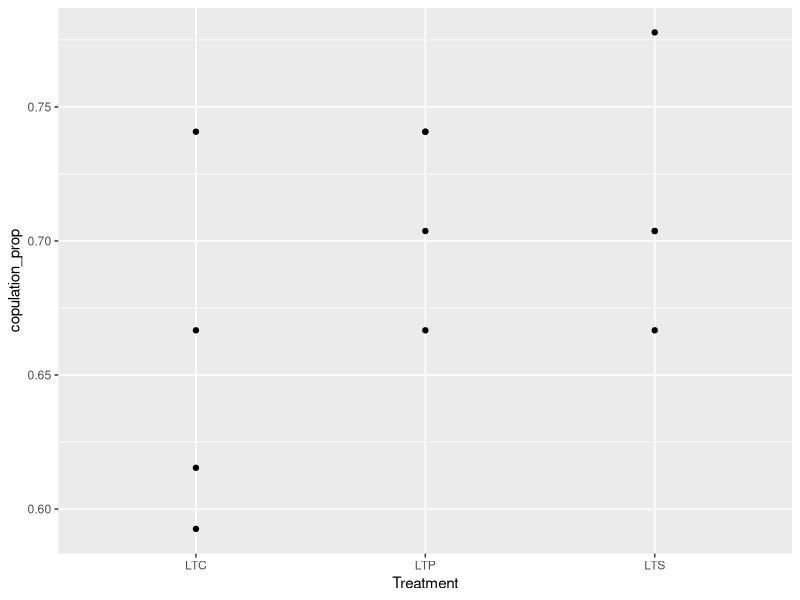
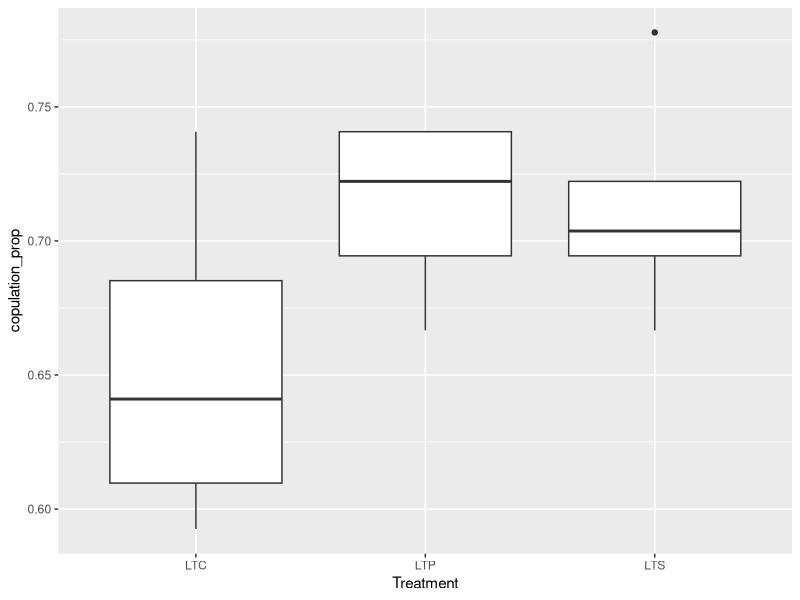
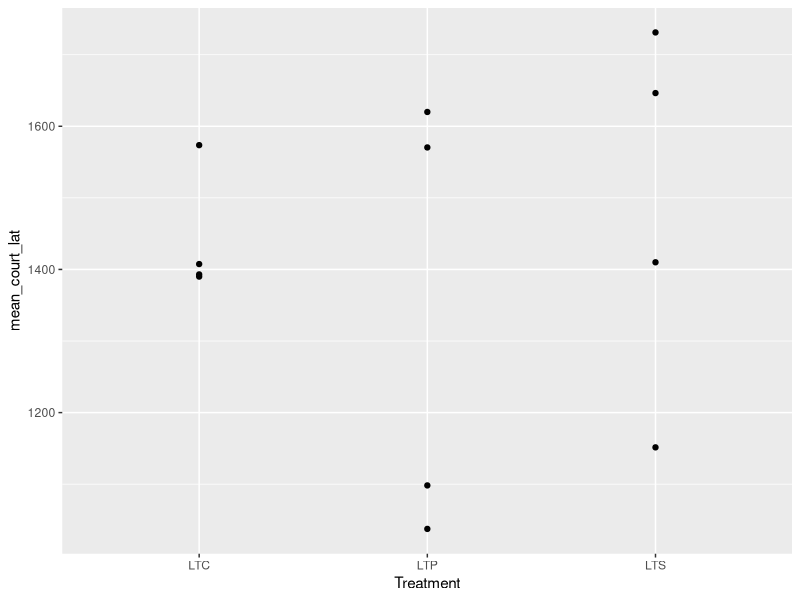
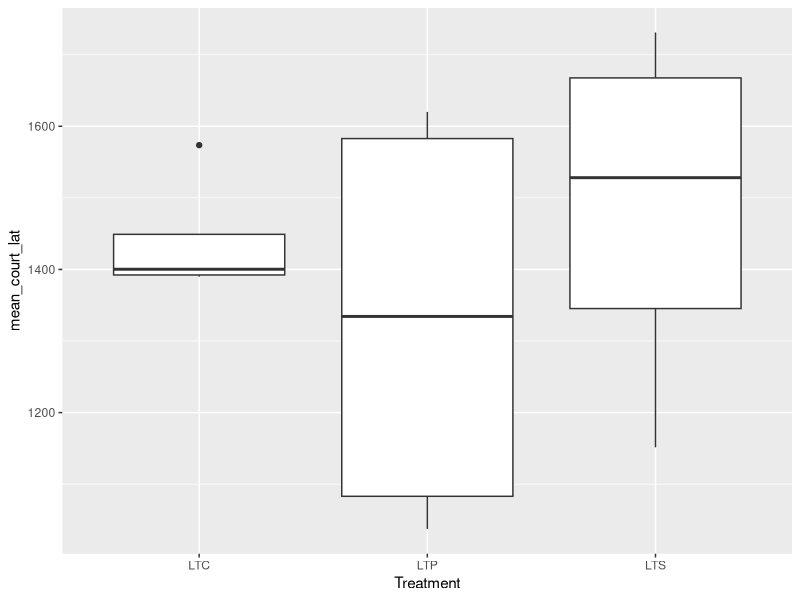
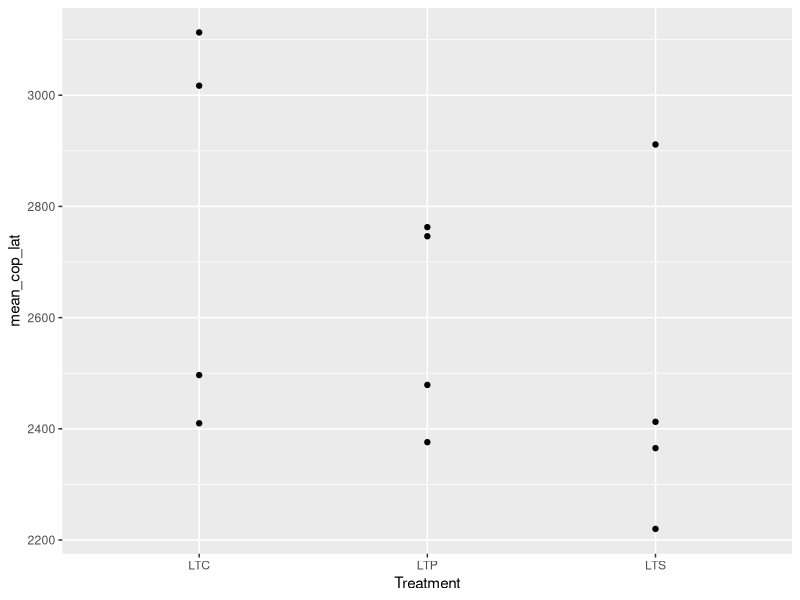
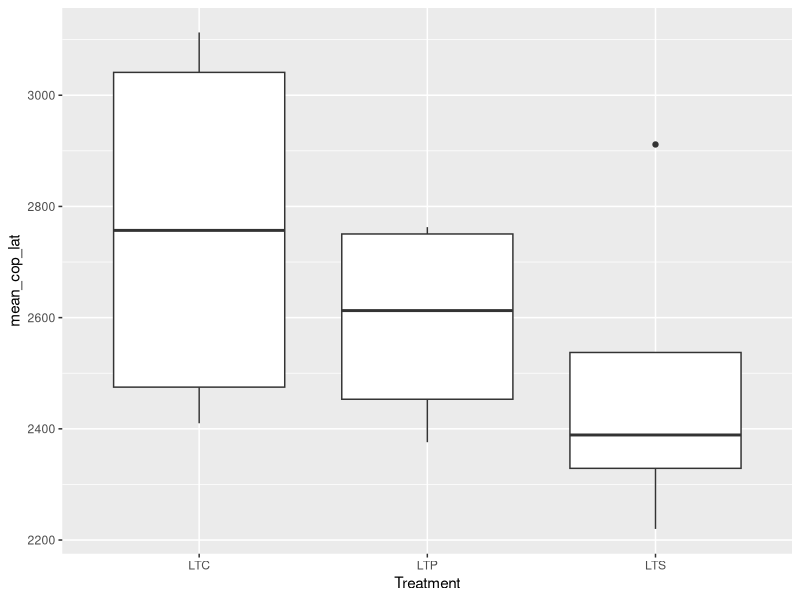
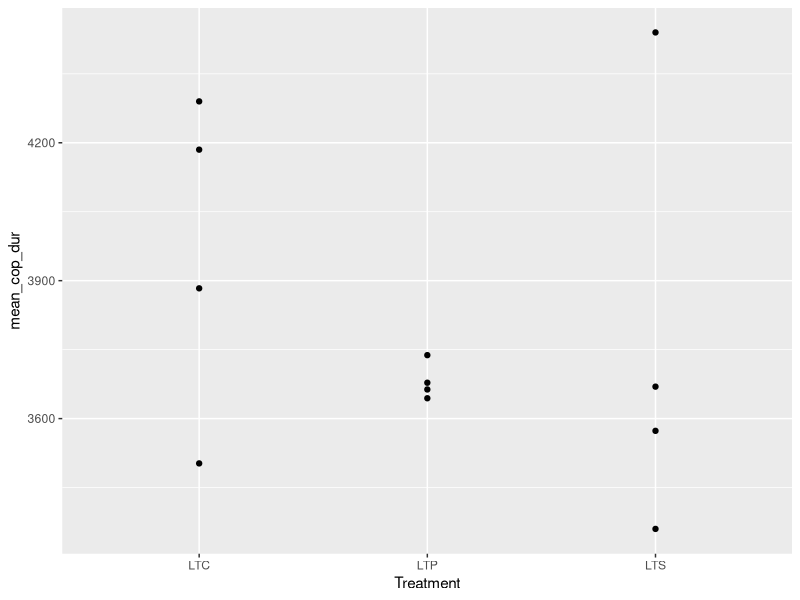
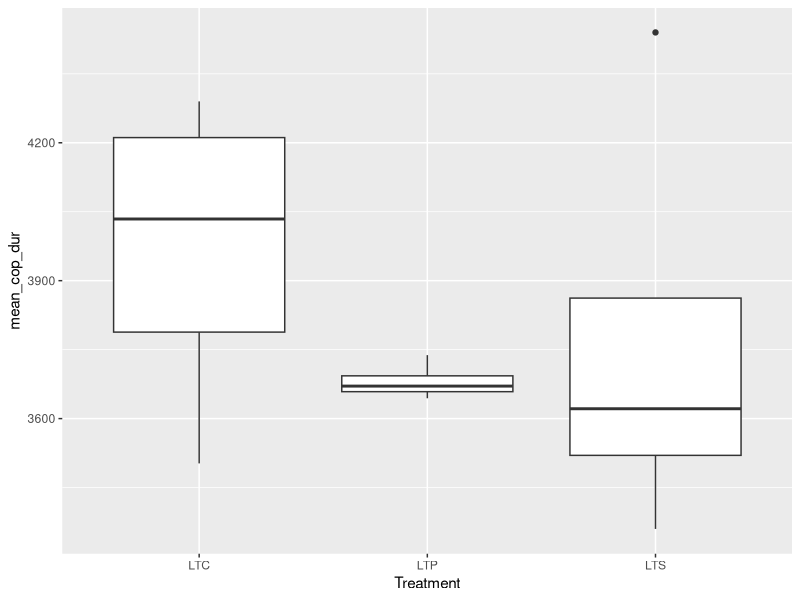

Source code (R) for these figures, in order:
# Data from Abhijna of the long term populations and their courtship and copulation data

library(ggplot2)
library(dplyr)
library(tidyr)

#library(lme4)
#library(car)

#Change working directory to the Data folder (if from script folder to start)!

AP_evolved_data <- read.csv("AP_EvolvedPopCourtshipCopulation_2014.csv", h=T)

#Start time of agebin 4 not recorded: so removed
AP_evolved_data <- AP_evolved_data[-which(AP_evolved_data$Bin4 == "" & AP_evolved_data$AgeBin =="4"),]
#Make relative start times:
AP_evolved_data$StartTime <- as.difftime(as.character(AP_evolved_data$StartTime), format = "%H:%M", units = "secs")
AP_evolved_data$CourtshipLatency <- as.difftime(as.character(AP_evolved_data$CourtshipLatency), format = "%H:%M", units = "secs")
AP_evolved_data$Bin2 <- as.difftime(as.character(AP_evolved_data$Bin2), format = "%H:%M", units = "secs")
AP_evolved_data$Bin3 <- as.difftime(as.character(AP_evolved_data$Bin3), format = "%H:%M", units = "secs")
AP_evolved_data$Bin4 <- as.difftime(as.character(AP_evolved_data$Bin4), format = "%H:%M", units = "secs")
AP_evolved_data$CopulationLatency <- as.difftime(as.character(AP_evolved_data$CopulationLatency), format = "%H:%M", units = "secs")
AP_evolved_data$CopulationDuration <- as.difftime(as.character(AP_evolved_data$CopulationDuration), format = "%H:%M", units = "secs")

AP_evolved_data$CourtshipLatency <- with(AP_evolved_data, CourtshipLatency - StartTime)
AP_evolved_data$CopulationLatency <- with(AP_evolved_data, CopulationLatency - StartTime)
AP_evolved_data$CopulationDuration <- with(AP_evolved_data, CopulationDuration - StartTime)
AP_evolved_data$Bin2 <- with(AP_evolved_data, Bin2 - StartTime)
AP_evolved_data$Bin3 <- with(AP_evolved_data, Bin3 - StartTime)
AP_evolved_data$Bin4 <- with(AP_evolved_data, Bin4 - StartTime)
AP_evolved_data$Bin1 <- with(AP_evolved_data, StartTime - StartTime)


#Relative start times for each thing

AP_evolved_data <- within(AP_evolved_data, { 
  Rel_Court_lat = ifelse (AgeBin == 1, CourtshipLatency-Bin1, ifelse(AgeBin == 2, CourtshipLatency-Bin2, ifelse(AgeBin == 3, CourtshipLatency-Bin3, ifelse(AgeBin == 4, CourtshipLatency-Bin4, 0))))})


AP_evolved_data <- within(AP_evolved_data, { 
  Rel_Cop_lat = ifelse (AgeBin == 1, CopulationLatency-Bin1, ifelse(AgeBin == 2, CopulationLatency-Bin2, ifelse(AgeBin == 3, CopulationLatency-Bin3, ifelse(AgeBin == 4, CopulationLatency-Bin4, 0))))})

AP_evolved_data <- within(AP_evolved_data, { 
  Rel_Cop_dur = ifelse (AgeBin == 1, CopulationDuration-Bin1, ifelse(AgeBin == 2, CopulationDuration-Bin2, ifelse(AgeBin == 3, CopulationDuration-Bin3, ifelse(AgeBin == 4, CopulationDuration-Bin4, 0))))})

head(AP_evolved_data)
#New Data frame with only important data:
AP_Data <- subset(AP_evolved_data, select = c(Treatment, Rep, Rel_Court_lat, Rel_Cop_lat, Rel_Cop_dur, Copulation))

#AP_court_lat <- subset(AP_Data, select = c(Treatment, Rep, Rel_Court_lat))
#AP_cop_dur <- subset(AP_Data, select = c(Treatment, Rep, Rel_Cop_dur))
#AP_cop_lat <- subset(AP_Data, select = c(Treatment, Rep, Rel_Cop_lat))


#AP_evolved_data <- AP_evolved_data[-which(AP_evolved_data$Bin4 == "" & AP_evolved_data$AgeBin =="4"),]

#AP_court_lat <- AP_court_lat[-which(AP_court_lat$Rel_Court_lat == ""),]
#AP_cop_lat <- AP_cop_lat[-which(AP_cop_lat$Rel_Cop_lat ==""),]
#AP_cop_dur <- AP_cop_dur[-which(AP_cop_dur$Rel_Cop_dur ==""),]

AP_groups <-AP_Data %>%
  group_by(Treatment, Rep) %>%
  summarise(copulation_prop=sum(Copulation/(n())), mean_court_lat= mean(Rel_Court_lat, na.rm = TRUE), mean_cop_lat = mean(Rel_Cop_lat, na.rm=TRUE), mean_cop_dur = mean(Rel_Cop_dur, na.rm=TRUE), cop_sum=sum(Copulation))

p1 <- ggplot(AP_groups, aes(x = Treatment, y = copulation_prop))
p2 <- ggplot(AP_groups, aes(x=Treatment, y = mean_court_lat))
p3 <- ggplot(AP_groups, aes(x=Treatment, y = mean_cop_lat))
p4 <- ggplot(AP_groups, aes(x=Treatment, y = mean_cop_dur))
p5 <- ggplot(AP_groups, aes(x=Rep, y=cop_sum, colour=Treatment))

p1+geom_point()
p1+geom_boxplot()

p2+geom_point()
p2+geom_boxplot()

p3+geom_point()
p3+geom_boxplot()

p4+geom_point()
p4+geom_boxplot()

p5+geom_point()
p5+geom_boxplot()


head(AP_Data)
p6 <- ggplot(AP_Data, aes(x = Treatment, y = Rel_Court_lat))
p7 <- ggplot(AP_Data, aes(x=Treatment, y = Rel_Cop_lat))
p8 <- ggplot(AP_Data, aes(x=Treatment, y = Rel_Cop_dur))
p9 <- ggplot(AP_Data, aes(x=Treatment, y = Copulation))

p6+geom_boxplot()
p7+geom_boxplot()
p8+geom_boxplot()
p9+geom_count()
